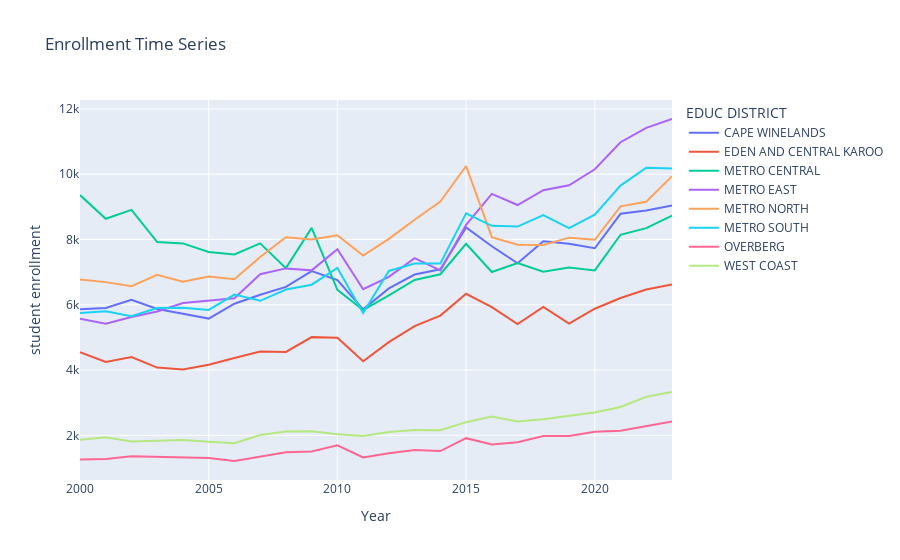

Notebook source saved alongside this figure:
### Code cell
# create plotly plot of metro enrollments
fig = px.line(metro_enrollment, x='YEAR', y='sum', color='EDUC DISTRICT',
    labels={
        'sum': 'student enrollment',
        'YEAR': 'Year',
        'variable': 'Metro'
    },
title = 'Enrollment Time Series')
fig.show()

### Figure 1 — Plotly figure (JSON) as saved in the notebook; plotly's stock layout.template omitted (floating-point values rounded to 4 significant figures)
{"data": [{"hovertemplate": "EDUC DISTRICT=CAPE WINELANDS<br>Year=%{x}<br>student enrollment=%{y}<extra></extra>", "legendgroup": "CAPE WINELANDS", "line": {"color": "#636efa", "dash": "solid"}, "marker": {"symbol": "circle"}, "mode": "lines", "name": "CAPE WINELANDS", "orientation": "v", "showlegend": true, "type": "scatter", "x": [2000, 2001, 2002, 2003, 2004, 2005, 2006, 2007, 2008, 2009, 2010, 2011, 2012, 2013, 2014, 2015, 2016, 2017, 2018, 2019, 2020, 2021, 2022, 2023], "xaxis": "x", "y": [5864, 5900, 6153, 5872, 5725, 5576, 6033, 6305, 6546, 7033, 6753, 5859, 6500, 6926, 7088, 8366, 7792, 7271, 7946, 7868, 7731, 8787, 8889, 9041], "yaxis": "y"}, {"hovertemplate": "EDUC DISTRICT=EDEN AND CENTRAL KAROO<br>Year=%{x}<br>student enrollment=%{y}<extra></extra>", "legendgroup": "EDEN AND CENTRAL KAROO", "line": {"color": "#EF553B", "dash": "solid"}, "marker": {"symbol": "circle"}, "mode": "lines", "name": "EDEN AND CENTRAL KAROO", "orientation": "v", "showlegend": true, "type": "scatter", "x": [2000, 2001, 2002, 2003, 2004, 2005, 2006, 2007, 2008, 2009, 2010, 2011, 2012, 2013, 2014, 2015, 2016, 2017, 2018, 2019, 2020, 2021, 2022, 2023], "xaxis": "x", "y": [4546, 4248, 4398, 4075, 4020, 4164, 4368, 4566, 4556, 5008, 4990, 4267, 4856, 5345, 5669, 6337, 5927, 5406, 5934, 5423, 5878, 6208, 6467, 6622], "yaxis": "y"}, {"hovertemplate": "EDUC DISTRICT=METRO CENTRAL<br>Year=%{x}<br>student enrollment=%{y}<extra></extra>", "legendgroup": "METRO CENTRAL", "line": {"color": "#00cc96", "dash": "solid"}, "marker": {"symbol": "circle"}, "mode": "lines", "name": "METRO CENTRAL", "orientation": "v", "showlegend": true, "type": "scatter", "x": [2000, 2001, 2002, 2003, 2004, 2005, 2006, 2007, 2008, 2009, 2010, 2011, 2012, 2013, 2014, 2015, 2016, 2017, 2018, 2019, 2020, 2021, 2022, 2023], "xaxis": "x", "y": [9360, 8635, 8907, 7921, 7880, 7618, 7539, 7881, 7122, 8356, 6457, 5837, 6291, 6758, 6935, 7868, 7003, 7276, 7012, 7141, 7053, 8144, 8346, 8733], "yaxis": "y"}, {"hovertemplate": "EDUC DISTRICT=METRO EAST<br>Year=%{x}<br>student enrollment=%{y}<extra></extra>", "legendgroup": "METRO EAST", "line": {"color": "#ab63fa", "dash": "solid"}, "marker": {"symbol": "circle"}, "mode": "lines", "name": "METRO EAST", "orientation": "v", "showlegend": true, "type": "scatter", "x": [2000, 2001, 2002, 2003, 2004, 2005, 2006, 2007, 2008, 2009, 2010, 2011, 2012, 2013, 2014, 2015, 2016, 2017, 2018, 2019, 2020, 2021, 2022, 2023], "xaxis": "x", "y": [5574, 5419, 5623, 5791, 6053, 6136, 6197, 6937, 7114, 7054, 7698, 6476, 6853, 7426, 7052, 8449, 9396, 9055, 9510, 9660, 10151, 10979, 11421, 11691], "yaxis": "y"}, {"hovertemplate": "EDUC DISTRICT=METRO NORTH<br>Year=%{x}<br>student enrollment=%{y}<extra></extra>", "legendgroup": "METRO NORTH", "line": {"color": "#FFA15A", "dash": "solid"}, "marker": {"symbol": "circle"}, "mode": "lines", "name": "METRO NORTH", "orientation": "v", "showlegend": true, "type": "scatter", "x": [2000, 2001, 2002, 2003, 2004, 2005, 2006, 2007, 2008, 2009, 2010, 2011, 2012, 2013, 2014, 2015, 2016, 2017, 2018, 2019, 2020, 2021, 2022, 2023], "xaxis": "x", "y": [6775, 6693, 6571, 6919, 6707, 6863, 6781, 7461, 8070, 7996, 8127, 7505, 8018, 8606, 9163, 10252, 8073, 7838, 7833, 8056, 7989, 9014, 9155, 9940], "yaxis": "y"}, {"hovertemplate": "EDUC DISTRICT=METRO SOUTH<br>Year=%{x}<br>student enrollment=%{y}<extra></extra>", "legendgroup": "METRO SOUTH", "line": {"color": "#19d3f3", "dash": "solid"}, "marker": {"symbol": "circle"}, "mode": "lines", "name": "METRO SOUTH", "orientation": "v", "showlegend": true, "type": "scatter", "x": [2000, 2001, 2002, 2003, 2004, 2005, 2006, 2007, 2008, 2009, 2010, 2011, 2012, 2013, 2014, 2015, 2016, 2017, 2018, 2019, 2020, 2021, 2022, 2023], "xaxis": "x", "y": [5751, 5801, 5650, 5902, 5909, 5840, 6311, 6121, 6465, 6615, 7126, 5744, 7036, 7261, 7264, 8803, 8417, 8395, 8749, 8345, 8759, 9651, 10200, 10176], "yaxis": "y"}, {"hovertemplate": "EDUC DISTRICT=OVERBERG<br>Year=%{x}<br>student enrollment=%{y}<extra></extra>", "legendgroup": "OVERBERG", "line": {"color": "#FF6692", "dash": "solid"}, "marker": {"symbol": "circle"}, "mode": "lines", "name": "OVERBERG", "orientation": "v", "showlegend": true, "type": "scatter", "x": [2000, 2001, 2002, 2003, 2004, 2005, 2006, 2007, 2008, 2009, 2010, 2011, 2012, 2013, 2014, 2015, 2016, 2017, 2018, 2019, 2020, 2021, 2022, 2023], "xaxis": "x", "y": [1262, 1274, 1355, 1340, 1304, 1303, 1213, 1344, 1482, 1506, 1694, 1324, 1452, 1551, 1518, 1912, 1718, 1790, 1981, 1981, 2111, 2142, 2275, 2424], "yaxis": "y"}, {"hovertemplate": "EDUC DISTRICT=WEST COAST<br>Year=%{x}<br>student enrollment=%{y}<extra></extra>", "legendgroup": "WEST COAST", "line": {"color": "#B6E880", "dash": "solid"}, "marker": {"symbol": "circle"}, "mode": "lines", "name": "WEST COAST", "orientation": "v", "showlegend": true, "type": "scatter", "x": [2000, 2001, 2002, 2003, 2004, 2005, 2006, 2007, 2008, 2009, 2010, 2011, 2012, 2013, 2014, 2015, 2016, 2017, 2018, 2019, 2020, 2021, 2022, 2023], "xaxis": "x", "y": [1864, 1940, 1811, 1824, 1853, 1803, 1756, 2009, 2115, 2124, 2031, 1978, 2105, 2162, 2157, 2403, 2578, 2423, 2494, 2602, 2702, 2866, 3183, 3326], "yaxis": "y"}], "layout": {"legend": {"title": {"text": "EDUC DISTRICT"}, "tracegroupgap": 0}, "title": {"text": "Enrollment Time Series"}, "xaxis": {"anchor": "y", "domain": [0, 1], "title": {"text": "Year"}}, "yaxis": {"anchor": "x", "domain": [0, 1], "title": {"text": "student enrollment"}}}}
